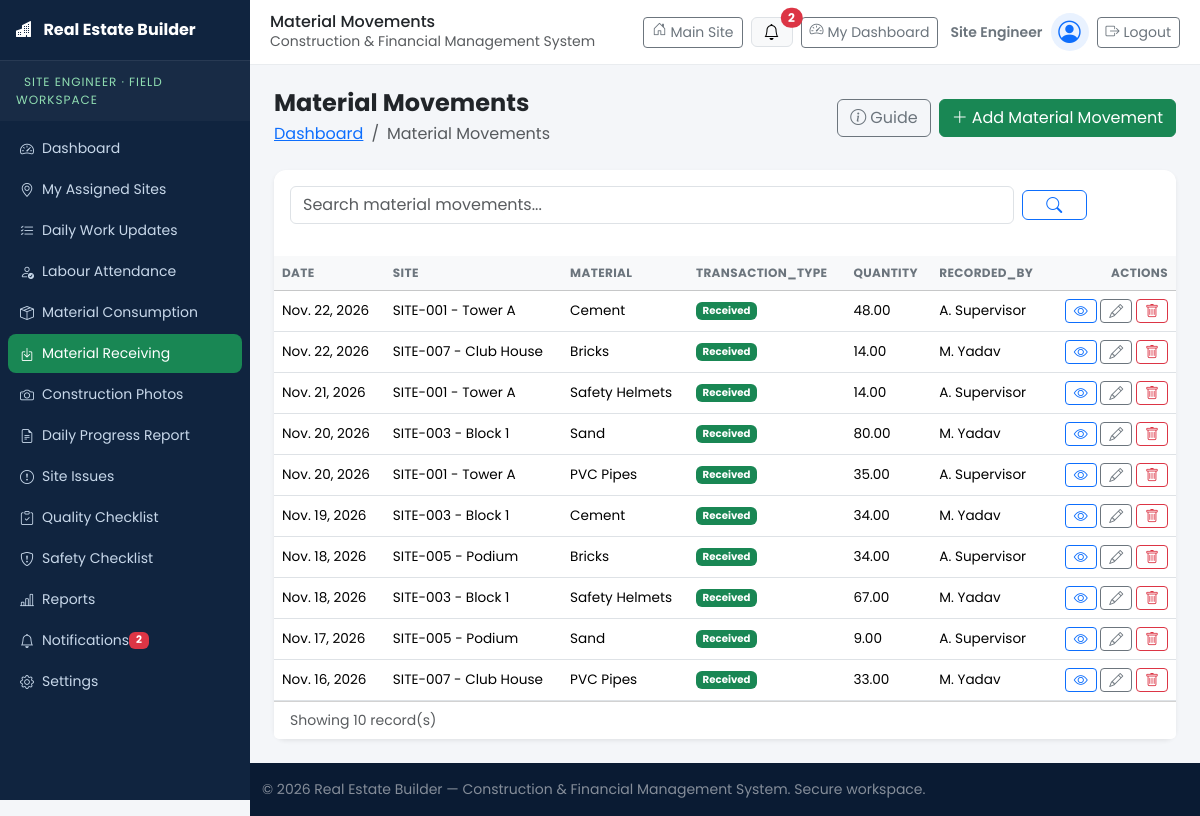
Page /supervisor/receiving/ (signed in) on the committed database.
### accounts/models.py (models this page shows, shortened)
class UserProfile(models.Model):
    ROLE_BUILDER = "BUILDER"
    ROLE_SITE_ENGINEER = "SITE_ENGINEER"
    ROLE_SITE_SUPERVISOR = "SITE_SUPERVISOR"
    ROLE_CONTRACTOR = "CONTRACTOR"
    ROLE_STORE_MANAGER = "STORE_MANAGER"
    ROLE_ACCOUNTANT = "ACCOUNTANT"
    ROLE_LABOUR = "LABOUR"
    ROLE_CHOICES = (
        (ROLE_BUILDER, "Builder / Admin"),
        (ROLE_SITE_ENGINEER, "Site Engineer"),
        (ROLE_SITE_SUPERVISOR, "Site Supervisor"),
        (ROLE_CONTRACTOR, "Contractor"),
        (ROLE_STORE_MANAGER, "Store Manager"),
        (ROLE_ACCOUNTANT, "Accountant"),
        (ROLE_LABOUR, "Labour / Worker"),
    )
    ROLE_ICONS = {
        ROLE_BUILDER: "bi-person-badge",
        ROLE_SITE_ENGINEER: "bi-ruler",
        ROLE_SITE_SUPERVISOR: "bi-hardhat",
        ROLE_CONTRACTOR: "bi-briefcase",
        ROLE_STORE_MANAGER: "bi-box-seam",
        ROLE_ACCOUNTANT: "bi-cash-coin",
        ROLE_LABOUR: "bi-people",
    }
    ROLE_DASHBOARDS = {
        ROLE_BUILDER: "dashboards:dashboard_builder",
        ROLE_SITE_ENGINEER: "dashboards:dashboard_site_engineer",
        ROLE_SITE_SUPERVISOR: "dashboards:dashboard_site_supervisor",
        ROLE_CONTRACTOR: "dashboards:dashboard_contractor",
        ROLE_STORE_MANAGER: "dashboards:dashboard_store_manager",
        ROLE_ACCOUNTANT: "dashboards:dashboard_accountant",
        ROLE_LABOUR: "dashboards:dashboard_labour",
    }
    GENDER_CHOICES = (
        ("", "Prefer not to say"),
        ("MALE", "Male"),
        ("FEMALE", "Female"),
        ("OTHER", "Other"),
    )
    STATUS_ACTIVE = "ACTIVE"
    STATUS_INACTIVE = "INACTIVE"
    STATUS_SUSPENDED = "SUSPENDED"
    STATUS_CHOICES = (
        (STATUS_ACTIVE, "Active"),
        (STATUS_INACTIVE, "Inactive"),
        (STATUS_SUSPENDED, "Suspended"),
    )
    user = models.OneToOneField(User, on_delete=models.CASCADE, related_name="profile")
    full_name = models.CharField(max_length=150)
    email = models.EmailField(max_length=254, unique=True)
    mobile = models.CharField(max_length=20)
    role = models.CharField(max_length=30, choices=ROLE_CHOICES, default=ROLE_BUILDER, db_index=True)
    address = models.TextField(blank=True)
    gender = models.CharField(max_length=10, choices=GENDER_CHOICES, blank=True)
    profile_photo = models.ImageField(upload_to="profiles/", blank=True, null=True)
    account_status = models.CharField(max_length=10, choices=STATUS_CHOICES, default=STATUS_ACTIVE, db_index=True)
    date_registered = models.DateTimeField(auto_now_add=True)
    class Meta:
        ordering = ["-date_registered"]
    @property
    def role_icon(self):
        return self.ROLE_ICONS.get(self.role, "bi-person")
    @property
    def is_active_account(self):
        return self.account_status == self.STATUS_ACTIVE and self.user.is_active
    def get_dashboard_url(self):
        return reverse(self.ROLE_DASHBOARDS.get(self.role, "home"))

### ConstructionManagement/models.py (models this page shows, shortened)
class MaterialTransaction(models.Model):
    TRANSACTION_TYPES = (
        ("RECEIVED", "Received"),
        ("CONSUMED", "Consumed"),
    )
    site = models.ForeignKey(Site, on_delete=models.CASCADE, related_name="material_transactions")
    material = models.ForeignKey(Material, on_delete=models.CASCADE, related_name="transactions")
    transaction_type = models.CharField(max_length=10, choices=TRANSACTION_TYPES, default="RECEIVED")
    quantity = models.DecimalField(max_digits=12, decimal_places=2, default=0)
    date = models.DateField(null=True, blank=True)
    reference = models.CharField(max_length=100, blank=True)
    recorded_by = models.CharField(max_length=120, blank=True)
    notes = models.TextField(blank=True)
    class Meta:
        ordering = ["-date"]

class Site(models.Model):
    project = models.ForeignKey(Project, on_delete=models.CASCADE, related_name="sites")
    name = models.CharField(max_length=200)
    code = models.CharField(max_length=40, unique=True)
    location = models.CharField(max_length=200, blank=True)
    area_sqft = models.PositiveIntegerField(default=0)
    start_date = models.DateField(null=True, blank=True)
    expected_completion = models.DateField(null=True, blank=True)
    progress = models.PositiveSmallIntegerField(default=0)
    status = models.CharField(max_length=20, choices=StatusChoices.choices, default=StatusChoices.ACTIVE)
    supervisor = models.CharField(max_length=120, blank=True)
    description = models.TextField(blank=True)
    class Meta:
        ordering = ["name"]
    def __str__(self):
        return f"{self.code} - {self.name}"

class Material(models.Model):
    name = models.CharField(max_length=200)
    category = models.CharField(max_length=100, blank=True)
    unit = models.CharField(max_length=30, default="pcs")
    quantity_in_stock = models.DecimalField(max_digits=12, decimal_places=2, default=0)
    reorder_level = models.DecimalField(max_digits=12, decimal_places=2, default=0)
    unit_cost = models.DecimalField(max_digits=12, decimal_places=2, default=0)
    supplier = models.CharField(max_length=150, blank=True)
    last_restocked = models.DateField(null=True, blank=True)
    class Meta:
        ordering = ["name"]
    def __str__(self):
        return self.name

### ConstructionManagement/views.py (the view)
# urls.py: path("supervisor/<str:page>/", views.supervisor_page, name="supervisor_page"),
@role_required(*FIELD_ROLES)
def supervisor_page(request, page):
    if page == "dashboard":
        return supervisor_dashboard(request)
    if page == "reports":
        return reports(request, "supervisor")
    if page == "settings":
        return settings_page(request, "supervisor")
    if page == "notifications":
        return resource_list(request, "supervisor", "notification", page_title="Notifications")
    if page in SUPERVISOR_PAGES:
        qs = None
        if page == "receiving":
            qs = models.MaterialTransaction.objects.filter(transaction_type="RECEIVED")
        elif page == "materials":
            qs = models.Material.objects.all()
        return resource_list(request, "supervisor", SUPERVISOR_PAGES[page], queryset=qs)
    messages.error(request, "The requested page does not exist.")
    return redirect("supervisor_dashboard")

### ConstructionManagement/templates/ConstructionManagement/site_supervisor/receiving.html
﻿{% extends "ConstructionManagement/generic/list.html" %}

### ConstructionManagement/templates/ConstructionManagement/generic/list.html (shortened to what this page needs)
{% extends base_template %}
{% load construction_tags %}
{% block app_content %}
<div class="d-flex flex-wrap justify-content-between align-items-center gap-2 mb-4">
  <div>
    <h4 class="fw-bold mb-1">{{ title }}</h4>
    <nav aria-label="breadcrumb"><ol class="breadcrumb mb-0 small"><li class="breadcrumb-item"><a href="{% if module == 'manager' %}{% url 'manager_dashboard' %}{% else %}{% url 'supervisor_dashboard' %}{% endif %}">Dashboard</a></li><li class="breadcrumb-item active">{{ title }}</li></ol></nav>
  </div>
  <div class="d-flex gap-2">
    <button type="button" class="btn btn-outline-secondary" data-bs-toggle="modal" data-bs-target="#pageGuideModal">
      <i class="bi bi-info-circle me-1"></i>Guide
    </button>
    {% if resource_key != 'notification' %}
      {% if module == 'manager' %}
        <a href="{% url 'manager_add' resource_key %}" class="btn btn-primary"><i class="bi bi-plus-lg me-1"></i>Add {{ resource.singular }}</a>
      {% else %}
        <a href="{% url 'supervisor_add' resource_key %}" class="btn btn-success"><i class="bi bi-plus-lg me-1"></i>Add {{ resource.singular }}</a>
      {% endif %}
    {% endif %}
  </div>
</div>
<div class="card border-0 shadow-sm reveal">
  <div class="card-body p-3">
    <form method="get" class="row g-2 align-items-center">
      <div class="{% if has_status %}col-md-8{% else %}col-md-10{% endif %}">
        <input type="text" name="q" value="{{ query }}" class="form-control" placeholder="Search {{ title|lower }}...">
      </div>
      <div class="col-md-1 d-grid"><button class="btn btn-outline-primary" type="submit"><i class="bi bi-search"></i></button></div>
    </form>
  </div>
  <div class="table-responsive">
    <table class="table table-hover align-middle mb-0 {% if density == 'compact' %}table-sm{% endif %}">
      <thead class="table-light">
        <tr>
          {% for field in fields %}<th class="text-nowrap">{{ field|cut:"__"|title }}</th>{% endfor %}
          <th class="text-end">Actions</th>
        </tr>
      </thead>
      <tbody>
        {% for obj in objects %}
          <tr>
            {% for field in fields %}
              <td>
                {% if field == 'is_read' %}
                  {% if obj.is_read %}<span class="badge bg-success">Read</span>{% else %}<span class="badge bg-warning text-dark">Unread</span>{% endif %}
                {% elif field == 'status' %}
                  <span class="badge bg-{% if obj.status == 'COMPLETED' %}success{% elif obj.status == 'DELAYED' %}danger{% elif obj.status == 'ACTIVE' %}primary{% elif obj.status == 'PLANNED' %}secondary{% else %}warning text-dark{% endif %}">{{ obj.get_status_display }}</span>
                {% elif field == 'progress' %}
                  <div class="d-flex align-items-center gap-2"><div class="progress flex-grow-1" style="height:6px;min-width:60px"><div class="progress-bar" style="width:{{ obj.progress }}%"></div></div><small>{{ obj.progress }}%</small></div>
                {% elif field == 'severity' %}
                  <span class="badge bg-{% if obj.severity == 'CRITICAL' %}danger{% elif obj.severity == 'HIGH' %}warning text-dark{% else %}info{% endif %}">{{ obj.get_severity_display }}</span>
                {% elif field == 'transaction_type' %}
                  <span class="badge bg-{% if obj.transaction_type == 'RECEIVED' %}success{% else %}warning text-dark{% endif %}">{{ obj.get_transaction_type_display }}</span>
                {% elif field == 'image' %}
                  {% if obj.image %}<img src="{{ obj.image.url }}" alt="" style="width:48px;height:36px;object-fit:cover" class="rounded">{% endif %}
                {% else %}
                  {{ obj|get_item:field|default_if_none:"-" }}
                {% endif %}
              </td>
            {% endfor %}
            <td class="text-end text-nowrap">
              {% if module == 'manager' %}
                <a href="{% url 'manager_detail' resource_key obj.pk %}" class="btn btn-sm btn-outline-primary" title="View"><i class="bi bi-eye"></i></a>
                {% if resource_key != 'notification' %}<a href="{% url 'manager_edit' resource_key obj.pk %}" class="btn btn-sm btn-outline-secondary" title="Edit"><i class="bi bi-pencil"></i></a>{% endif %}
                {% if resource_key == 'dpr' %}<form method="post" action="{% url 'verify_dpr' obj.pk %}" class="d-inline">{% csrf_token %}<button class="btn btn-sm btn-outline-success" title="Verify"><i class="bi bi-check2-circle"></i></button></form>{% endif %}
                {% if resource_key == 'notification' %}<form method="post" action="{% url 'mark_notification_read' obj.pk %}" class="d-inline">{% csrf_token %}<input type="hidden" name="module" value="manager"><button class="btn btn-sm btn-outline-success" title="Mark read"><i class="bi bi-check2"></i></button></form>{% endif %}
                <a href="{% url 'manager_delete' resource_key obj.pk %}" class="btn btn-sm btn-outline-danger" title="Delete"><i class="bi bi-trash"></i></a>
              {% else %}
                <a href="{% url 'supervisor_detail' resource_key obj.pk %}" class="btn btn-sm btn-outline-primary" title="View"><i class="bi bi-eye"></i></a>
                <a href="{% url 'supervisor_edit' resource_key obj.pk %}" class="btn btn-sm btn-outline-secondary" title="Edit"><i class="bi bi-pencil"></i></a>
                <a href="{% url 'supervisor_delete' resource_key obj.pk %}" class="btn btn-sm btn-outline-danger" title="Delete"><i class="bi bi-trash"></i></a>
              {% endif %}
            </td>
          </tr>
        {% empty %}
          <tr><td colspan="{{ fields|length|add:1 }}" class="text-center text-muted py-5">No records found. Use the Add button to create one.</td></tr>
        {% endfor %}
      </tbody>
    </table>
  </div>
  <div class="card-footer bg-white small text-muted">Showing {{ objects|length }} record(s)</div>
</div>
{% endblock %}

### ConstructionManagement/templates/ConstructionManagement/partials/_topbar.html (shortened to what this page needs)
<header class="app-topbar">
  <div class="topbar-title">
    <h5 class="mb-0">{% block topbar_title %}{{ title|default:"Dashboard" }}{% endblock %}</h5>
    <small class="text-muted d-none d-sm-inline">Construction &amp; Financial Management System</small>
  </div>
  <div class="ms-auto d-flex align-items-center gap-2">
    <a class="btn btn-outline-secondary btn-sm d-none d-sm-inline-flex" href="{% url 'home' %}">
      <i class="bi bi-house-door me-1"></i> Main Site
    </a>
    <div class="dropdown">
      <button class="btn btn-light border position-relative" type="button" data-bs-toggle="dropdown" aria-label="Notifications">
        <i class="bi bi-bell"></i>
        {% if unread_count %}<span class="position-absolute top-0 start-100 translate-middle badge rounded-pill bg-danger">{{ unread_count }}</span>{% endif %}
      </button>
    </div>
    {% if user.is_authenticated %}
      <a class="btn btn-outline-secondary btn-sm d-none d-sm-inline-flex" href="{{ user.profile.get_dashboard_url }}">
        <i class="bi bi-speedometer2 me-1"></i> My Dashboard
      </a>
      <span class="small fw-semibold text-secondary d-none d-md-inline">
        <i class="bi {{ user.profile.role_icon }} me-1"></i>{{ user.profile.get_role_display }}
      </span>
      <span class="topbar-avatar" title="{{ user.profile.full_name }}"><i class="bi bi-person-circle"></i></span>
      <form method="post" action="{% url 'accounts:logout' %}" class="d-inline mb-0">
        <button type="submit" class="btn btn-outline-secondary btn-sm" title="Log out">
          <i class="bi bi-box-arrow-right me-1"></i><span class="d-none d-md-inline">Logout</span>
        </button>
      </form>
    {% else %}
      <a class="btn btn-sm reb-btn-gold" href="{% url 'accounts:login' %}"><i class="bi bi-box-arrow-in-right me-1"></i>Login</a>
    {% endif %}
  </div>
</header>

### rows in the picture
MaterialTransaction: fields "Nov. 22, 2026" "SITE-001 - Tower A" "Cement" "48.00" "A. Supervisor", transaction_type "Received"
MaterialTransaction: fields "Nov. 22, 2026" "SITE-007 - Club House" "Bricks" "14.00" "M. Yadav", transaction_type "Received"
MaterialTransaction: fields "Nov. 21, 2026" "SITE-001 - Tower A" "Safety Helmets" "14.00" "A. Supervisor", transaction_type "Received"
MaterialTransaction: fields "Nov. 20, 2026" "SITE-003 - Block 1" "Sand" "80.00" "M. Yadav", transaction_type "Received"
MaterialTransaction: fields "Nov. 20, 2026" "SITE-001 - Tower A" "PVC Pipes" "35.00" "A. Supervisor", transaction_type "Received"
MaterialTransaction: fields "Nov. 19, 2026" "SITE-003 - Block 1" "Cement" "34.00" "M. Yadav", transaction_type "Received"
MaterialTransaction: fields "Nov. 18, 2026" "SITE-005 - Podium" "Bricks" "34.00" "A. Supervisor", transaction_type "Received"
MaterialTransaction: fields "Nov. 18, 2026" "SITE-003 - Block 1" "Safety Helmets" "67.00" "M. Yadav", transaction_type "Received"
MaterialTransaction: fields "Nov. 17, 2026" "SITE-005 - Podium" "Sand" "9.00" "A. Supervisor", transaction_type "Received"
MaterialTransaction: fields "Nov. 16, 2026" "SITE-007 - Club House" "PVC Pipes" "33.00" "M. Yadav", transaction_type "Received"

### other values in the picture
{{ unread_count }} "2"
{{ title|default:"Dashboard" }} "Material Movements"
{{ user.profile.get_role_display }} "Site Engineer"
{{ title }} "Material Movements"
{{ resource.singular }} "Material Movement"
{{ field|cut:"__"|title }} "DATE" "SITE" "MATERIAL" "TRANSACTION_TYPE" "QUANTITY" "RECORDED_BY"
{{ objects|length }} "10"
